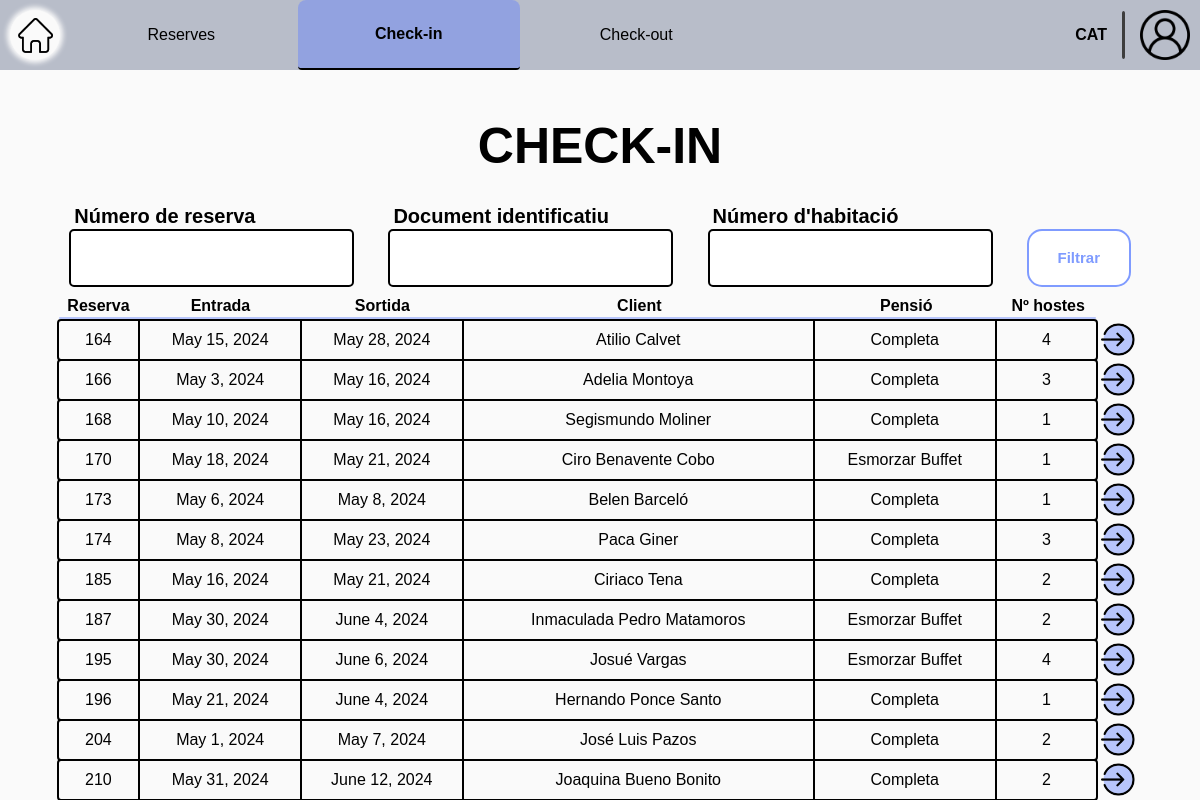
Screenshot of /receptionist/check-in/ (signed in) with the database file from the repository.
### Reception/models.py (models this page shows, shortened)
class RoomReservation(models.Model):
    client = models.ForeignKey(Client, on_delete=models.CASCADE)
    room = models.ForeignKey(Room, on_delete=models.CASCADE, to_field='id')
    entry = models.DateField()
    exit = models.DateField()
    pension_type = models.CharField(
        max_length=c.DROPDOWN_MAX_LENGTH,
        choices=c.get_pension_types,
        default='Sense pensió'
    )
    num_guests = models.IntegerField()
    is_active = models.BooleanField(default=True)
    check_in_active = models.BooleanField(default=False)
    check_out_active = models.BooleanField(default=False)
    class Meta:
        unique_together = ('room', 'entry', 'exit')

class HotelUser(AbstractUser):
    email = models.EmailField()
    phone_number = models.CharField(max_length=c.PHONE_NUMBER_LENGTH)
    id_number = models.CharField(max_length=c.ID_NUMBER, blank=True, unique=True)

### Reception/views.py (the view)
# urls.py: path('check-in/', v.check_in_1, name='check_in'),
@worker_required('receptionist')
def check_in_1(request):
    form = SearchReservationForm(request.GET or None)
    filtered_reservations, status = u.get_filtered_reservations(form, is_active=True, check_in_active=False,
                                                                check_out_active=False)
    if not status:
        messages.error(request, "No s'ha trobat cap reserva")
    return render(request, c.get_check_in_path(1), {
        'form': form,
        'reservations': filtered_reservations
    })

### Reception/forms.py (shortened to what this page needs)
class SearchReservationForm(forms.ModelForm):
    num_reservation = forms.CharField(label="Número de reserva", required=False)
    id_number = forms.CharField(label="Document identificatiu", required=False)
    room_num = forms.IntegerField(label="Número d'habitació", required=False,
                                  validators=[MinValueValidator(1)])
    class Meta:
        model = RoomReservation
        fields = ['num_reservation', 'id_number', 'room_num']

### Reception/config.py (called while the page is built)
    @staticmethod
    def get_check_in_path(n: int):
        return p.CHECK_IN_PATH[n]

### Reception/utils.py (called while the page is built, shortened)
def get_filtered_reservations(form, is_active=True, check_in_active=None, check_out_active=None) -> tuple:
    if check_in_active is None and check_out_active is None:
        reservations = RoomReservation.objects.filter(is_active=is_active)
    else:
        reservations = RoomReservation.objects.filter(is_active=is_active,
                                                      check_in_active=check_in_active,
                                                      check_out_active=check_out_active
                                                      )
    filtered_reservations = reservations
    return filtered_reservations, True

### templates/worker/receptionist/check-in/check_in_1.html (shortened to what this page needs)
{% extends "worker/receptionist/base_receptionist.html" %}
{% load static %}
{% block extra_css %}
    <link rel="stylesheet" href="{% static 'css/worker/receptionist/check-in/check-in_1.css' %}">
{% endblock extra_css %}
{% block id_check-in %} id="current-page" {% endblock id_check-in %}
{% block content %}
    <div class="main">
        <h1 class="section-title">CHECK-IN</h1>
        <form method="get" class="filter-field">
            <div class="form-group">
                <h5>{{ form.num_reservation.label }}</h5>
                {{ form.num_reservation }}
            </div>
            <div class="form-group">
                <h5>{{ form.id_number.label }}</h5>
                {{ form.id_number }}
            </div>
            <div class="form-group">
                <h5>{{ form.room_num.label }}</h5>
                {{ form.room_num }}
            </div>
            <div class="procedural-buttons">
                <button class="filter-button" type="submit">Filtrar</button>
            </div>
        </form>
        <ul class="reservation-list">
            <ul class="list-index">
                <li id="reservation-id">Reserva</li>
                <li id="entry">Entrada</li>
                <li id="exit">Sortida</li>
                <li id="name">Client</li>
                <li id="pension">Pensió</li>
                <li id="num-guests">Nº hostes</li>
            </ul>
            <div id="divider"></div>
            {% for reservation in reservations %}
                <div class="list-div">
                    <li>
                        <div id="reservation-id">{{ reservation.id }}</div>
                        <div id="entry">{{ reservation.entry }}</div>
                        <div id="exit">{{ reservation.exit }}</div>
                        <div id="name">{{ reservation.client.first_name }} {{ reservation.client.last_name }}</div>
                        <div id="pension">{{ reservation.pension_type }}</div>
                        <div id="num-guests">{{ reservation.num_guests }}</div>
                    </li>
                    <div class="list-extra">
                        <a class="icon" href="{% url 'check_in_summary' pk=reservation.id %}"><img id="check" width="30" height="30" src="{% static 'img/icons/enter-icon.png' %}" alt="delete"></a>
                    </div>
                </div>
            {% endfor %}
        </ul>
    </div>
{% endblock %}

### templates/worker/receptionist/base_receptionist.html (shortened to what this page needs)
{% extends "worker/base_worker.html" %}
{% load static %}
{% block menu %}
    <a class="home" {% block id_home %}{% endblock %} href="{% url 'receptionist_home' %}"><img src="{% static 'img/icons/home.png' %}" alt="home"></a>
    <li><a href="{% url 'reservations' %}"><button {% block id_reservation %}{% endblock %}>Reserves</button></a></li>
    <li><a href="{% url 'check_in' %}"><button {% block id_check-in %}{% endblock %}>Check-in</button></a></li>
    <li><a href="{% url 'check_out' %}"><button {% block id_check-out %}{% endblock %}>Check-out</button></a></li>
{% endblock menu %}

### templates/worker/base_worker.html (shortened to what this page needs)
{% extends "base.html" %}
{% load static %}
{% block css %}
    <link rel="stylesheet" href="{% static 'css/worker/worker.css' %}">
    {% block extra_css %}{% endblock extra_css %}
{% endblock css %}
{% block header %}
    <nav>
        <ul class="menu">
            {% block menu %}{% endblock menu %}
        </ul>
    </nav>
    <div id="right-header">
        <p id="language">CAT</p>
        <div id="separator"></div>
        <img id="user" src="{% static 'img/icons/user-icon.png' %}" alt="User">
    </div>
{% endblock header %}

### templates/base.html (shortened to what this page needs)
<!DOCTYPE html>
<html lang="en">
    <head>
        {% load static %}
        <link rel="stylesheet" type="text/css" href="{% static 'css/base.css' %}" />
        <link rel="stylesheet" type="text/css" href="{% static 'css/notifications.css' %}" />
        {% block css %}{% endblock css %}
    </head>
    <body>
        <header>
            {% block header %}{% endblock header %}
        </header>
        <main>
            {% block content %}{% endblock content %}
        </main>
    </body>
</html>

### static/css/base.css (style rules this page uses)
body { background-color: #fafafa; font-family: "Gill Sans MT", Arial, sans-serif; margin: 0; padding: 0; aspect-ratio: 16 / 9; width: 100%; height: 100vh; display: flex; flex-direction: column; }
main { height: 100%; width: 100vw; display: flex; flex-direction: column; justify-content: center; align-items: center; }
.main { position: relative; display: flex; flex-direction: column; align-items: center; height: 95%; width: 95%; max-height: 900px; max-width: 1600px; gap: 10px; margin-bottom: 10px; }

### static/css/worker/receptionist/check-in/check-in_1.css (style rules this page uses)
.procedural-buttons { width: 104px; height: 58px; }
.procedural-buttons button { width: 100%; height: 100%; }
.icon { margin-left: 3px; width: 100%; }
.list-extra { width: 4%; }
#reservation-id { width: 8%; }
#entry { width: 16%; }
#exit { width: 16%; }
#name { width: 35%; }
#pension { width: 18%; }
#num-guests { width: 10%; min-width: max-content; }
.list-div li { width: 96%; }
.list-index { width: 96%; }
#divider { width: calc(96% - 2px); }

### rows the page displays
RoomReservation: id "164", entry "May 15, 2024", exit "May 28, 2024", client.first_name "Atilio", client.last_name "Calvet", pension_type "Completa", num_guests "4"
RoomReservation: id "166", entry "May 3, 2024", exit "May 16, 2024", client.first_name "Adelia", client.last_name "Montoya", pension_type "Completa", num_guests "3"
RoomReservation: id "168", entry "May 10, 2024", exit "May 16, 2024", client.first_name "Segismundo", client.last_name "Moliner", pension_type "Completa", num_guests "1"
RoomReservation: id "170", entry "May 18, 2024", exit "May 21, 2024", client.first_name "Ciro", client.last_name "Benavente Cobo", pension_type "Esmorzar Buffet", num_guests "1"
RoomReservation: id "173", entry "May 6, 2024", exit "May 8, 2024", client.first_name "Belen", client.last_name "Barceló", pension_type "Completa", num_guests "1"
RoomReservation: id "174", entry "May 8, 2024", exit "May 23, 2024", client.first_name "Paca", client.last_name "Giner", pension_type "Completa", num_guests "3"
RoomReservation: id "185", entry "May 16, 2024", exit "May 21, 2024", client.first_name "Ciriaco", client.last_name "Tena", pension_type "Completa", num_guests "2"
RoomReservation: id "187", entry "May 30, 2024", exit "June 4, 2024", client.first_name "Inmaculada", client.last_name "Pedro Matamoros", pension_type "Esmorzar Buffet", num_guests "2"
RoomReservation: id "195", entry "May 30, 2024", exit "June 6, 2024", client.first_name "Josué", client.last_name "Vargas", pension_type "Esmorzar Buffet", num_guests "4"
RoomReservation: id "196", entry "May 21, 2024", exit "June 4, 2024", client.first_name "Hernando", client.last_name "Ponce Santo", pension_type "Completa", num_guests "1"
RoomReservation: id "204", entry "May 1, 2024", exit "May 7, 2024", client.first_name "José Luis", client.last_name "Pazos", pension_type "Completa", num_guests "2"
RoomReservation: id "210", entry "May 31, 2024", exit "June 12, 2024", client.first_name "Joaquina", client.last_name "Bueno Bonito", pension_type "Completa", num_guests "2"
